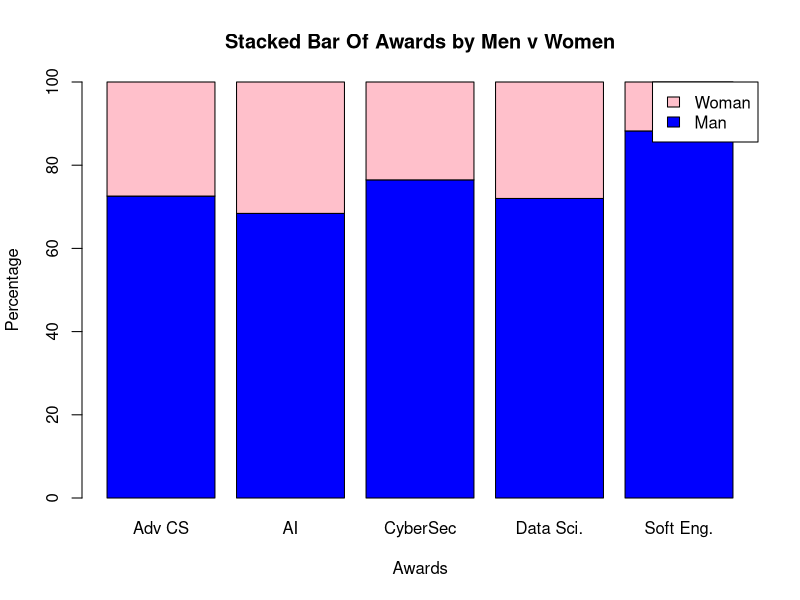
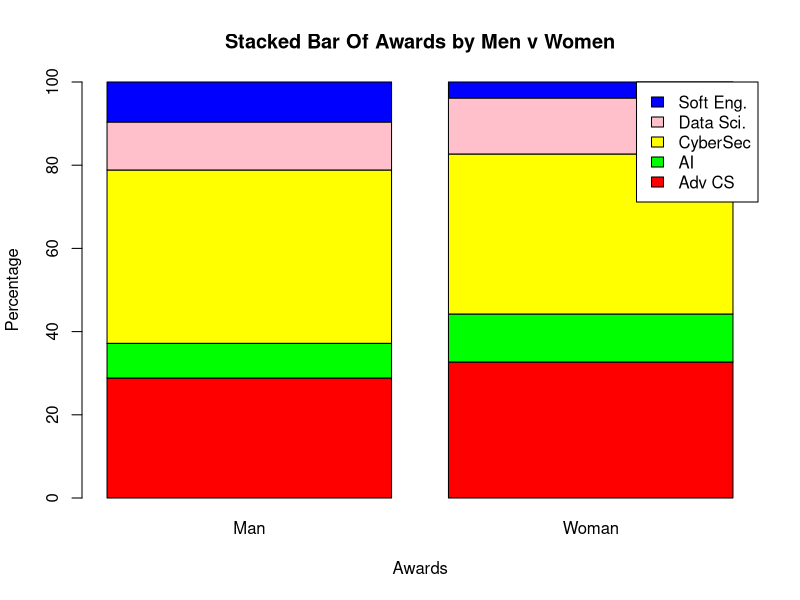
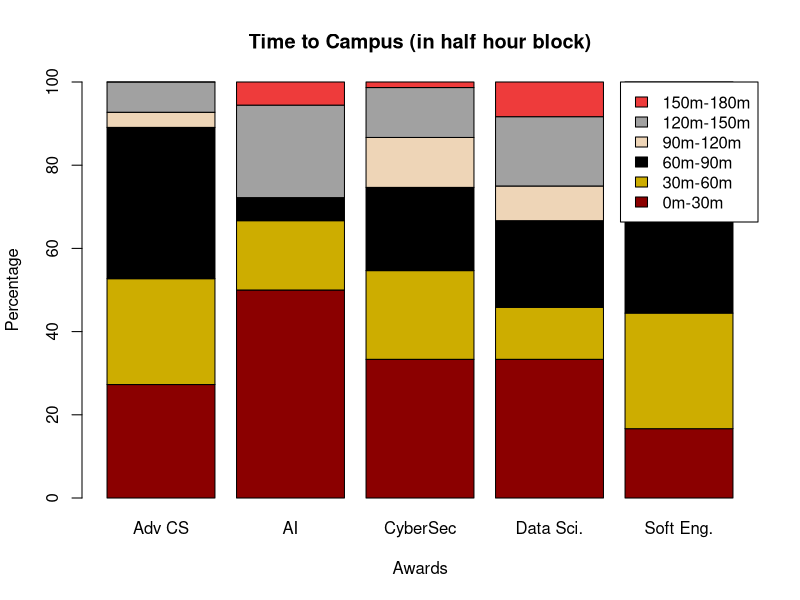
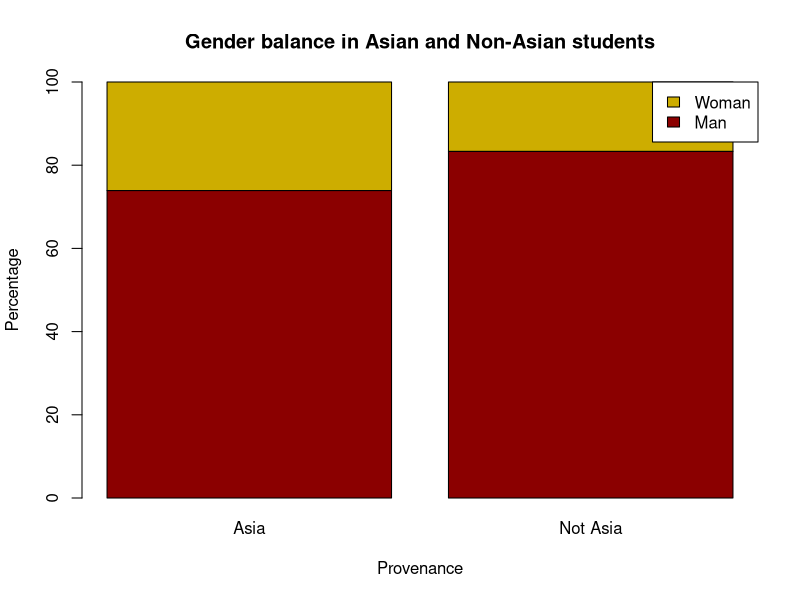

R code for these plots, in order:
#import data
library(readr)
survey_data <- read_csv("survey_data.csv")
#rename dataset to make it easier to reference
df<-survey_data
#rename columns to make them shorter
names(df)[7] <- "award"
names(df)[8] <- "gender"
names(df)[9] <- "height"
names(df)[10] <- "continent"
names(df)[11] <- "pe_minutes"
names(df)[12] <- "miles"
names(df)[13] <- "gbptransport"
names(df)[14] <- "get2campusminutes"
names(df)[15] <- "gbpfood"


#removing non-binary and "prefer not to say" because too few items (not because of bigotry!)
#creating a new dataset (df2) after filtering
df2<-subset(df,gender=="Man" | gender=="Woman")

#creating a table of counts gender/award - type pt into the console to see what it looks like
pt <- table(df2$gender,df2$award)  
chisq.test(pt) 

#renaming the columns of the table (pt) in order that they are shorter for when we do the graph
colnames(pt) = c("Adv CS", "AI", "CyberSec", "Data Sci.", "Soft Eng.")

#converting the counts into percentages of the total counts
percentages <- prop.table(pt, margin=2) * 100  

#now printing out the the proportions of men women inside each award
barplot(percentages, col = c("blue", "pink"), xlab = "Awards", ylab = "Percentage", 
                          main = "Stacked Bar Of Awards by Men v Women", ylim = c(0, 100), 
                          legend.text = c("Man", "Woman"), args.legend = list(x = "topright"))  

#now running a transpose over the counts table and turning that into percentages
tpercentages<-prop.table(t(pt), margin=2) * 100 

#now running a transpose over the counts table (basically turning rows into columns and columns into rows)
#that is to say changing a 5 bars of men/women
#into two bars (men/woman) of 5 awards each
barplot(tpercentages, col = c("red", "green", "yellow", "pink", "blue"), xlab = "Awards", ylab = "Percentage", 
        main = "Stacked Bar Of Awards by Men v Women", ylim = c(0, 100), 
        legend.text = rownames(tpercentages), args.legend = list(x = "topright"))  

#########################################################################################################
##########now seeing if there are differences in travelling time of students in different awards#########

#filtering any result over 155 minutes (seems unrealistic) into new dataset df2
df2<-subset(df,get2campusminutes<155)

#creating a new column called "halfhours" which breaks distances travelled into groups of halfhours
df2$halfhours<-floor(df2$get2campusminutes/30) 

#creating a table of half hours by award
pt <- table(df2$halfhours,df2$award)  
chisq.test(pt)

#making names shorter so they appear in the graph
colnames(pt) = c("Adv CS", "AI", "CyberSec", "Data Sci.", "Soft Eng.")

#if you have lots of items in your bars you can use this to get the colors
random_colors <- sample(colors(), 10)

#converting the counts into percentages
percentages<-prop.table(pt, margin=2) * 100 

#a little routine to convert number of half hours to a more comprehensible range
lbls = paste0(as.character(as.numeric(rownames(pt)) * 30), "m-", as.character((as.numeric(rownames(pt))+1) * 30), "m")

#now printing out the stacked barchart
barplot(percentages, col = random_colors, xlab = "Awards", ylab = "Percentage", 
        main = "Time to Campus (in half hour block)", ylim = c(0, 100), 
        legend.text = lbls, args.legend = list(x = "topright"))  

#are the different gender balances between asian and non-asian students on the course

df2<-subset(df,gender=="Man" | gender=="Woman")
df2$isAsian<-ifelse(df2$continent=="Asia","Asia","Not Asia")

pt <- table(df2$gender,df2$isAsian)  
chisq.test(pt)
percentages<-prop.table(pt, margin=2) * 100 
barplot(percentages, col = random_colors, xlab = "Provenance", ylab = "Percentage", 
        main = "Gender balance in Asian and Non-Asian students", ylim = c(0, 100), 
        legend.text = rownames(pt), args.legend = list(x = "topright"))  


